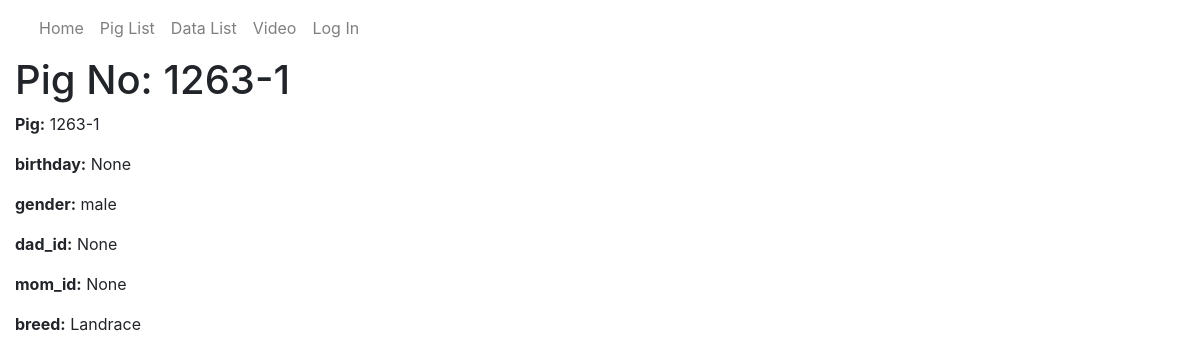
The app's page /catalog/pig/1263-1 with its own data.
### catalog/models.py (models this page shows, shortened)
class Pig(models.Model):
    pig_id = models.CharField(max_length=8,primary_key=True, help_text='Input birth year(XX) + ear tag')
    birth = models.DateField(null=True, blank=True)
    gender = models.CharField(max_length=100,null=True, blank=True)
    dad_id = models.CharField(max_length=100,null=True, blank=True)
    mom_id = models.CharField(max_length=100,null=True, blank=True)
    breed = models.CharField(max_length=10, help_text='Pig\'s breed')

### catalog/views.py (the view)
# urls.py: path('pig/<str:pk>', views.PigDetailView.as_view(), name='pig-detail'),
class PigDetailView(generic.DetailView):
    model = Pig

### catalog/templates/catalog/pig_detail.html (shortened to what this page needs)
{% extends "base_generic.html" %}
{% block content %}
  <h1>Pig No: {{ pig.pig_id }}</h1>
  <p><strong>Pig:</strong> {{ pig.pig_id }}</p>
  <p><strong>birthday:</strong> {{ pig.birth }}</p>
  <p><strong>gender:</strong> {{ pig.gender }}</p>
  <p><strong>dad_id:</strong> {{ pig.dad_id }}</p>
  <p><strong>mom_id:</strong> {{ pig.mom_id }}</p>
  <p><strong>breed:</strong> {{ pig.breed }}</p>
{% endblock %}

### records on screen
Pig: pig_id "1263-1", birth "None", gender "male", dad_id "None", mom_id "None", breed "Landrace"
